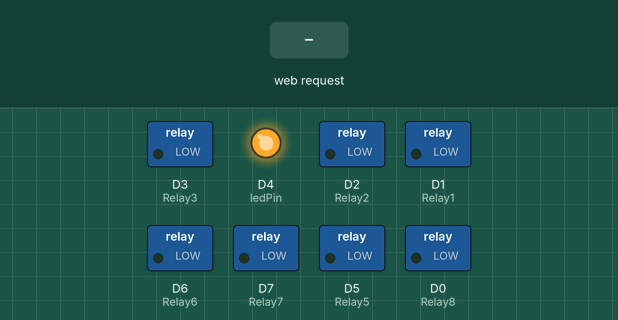
Simulated run of this sketch. Board: ESP8266 (NodeMCU). On the bench: switched loads named in the sketch (green lamp = pin HIGH), output pins drawn as LEDs (lit = HIGH). The inputs (shaded band) are chosen by the test bench. WiFi joins after 1.5 s; servers stay silent unless stated; what the sketch prints to the serial monitor is not drawn.

Above: at 2.7 s.
2.8 s: HTTP request GET /?req=ON1 received
At 4.0 s:
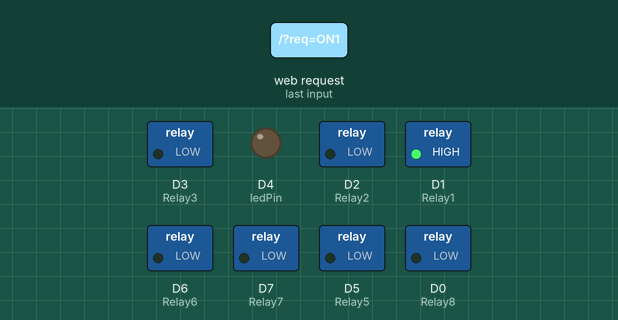
4.3 s: HTTP request GET /?req=OFF received
At 5.3 s:
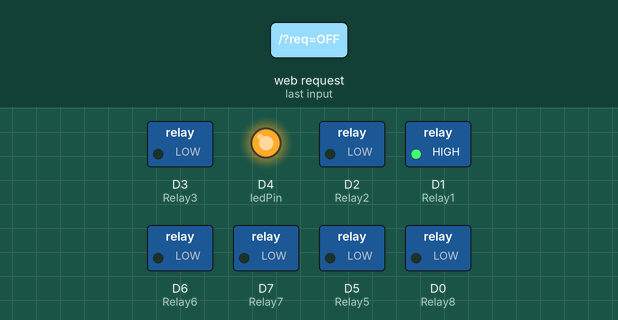
5.8 s: HTTP request GET /?req=ON2 received
At 6.4 s:
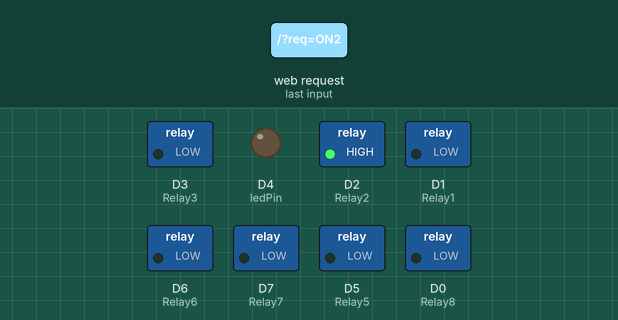
7.3 s: HTTP request GET /?req=OFF1 received
At 7.6 s:
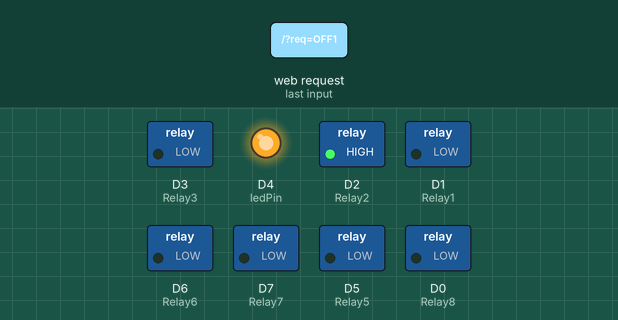
8.8 s: HTTP request GET /?req=ON3 received
At 9.9 s:
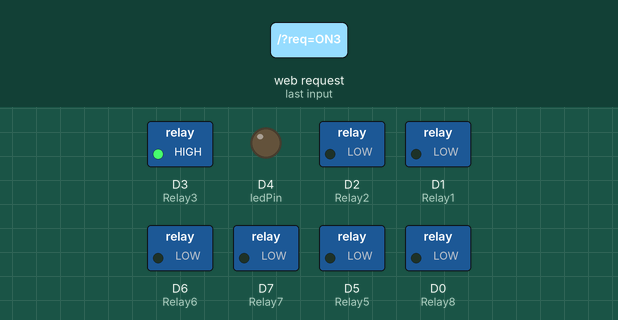
10.3 s: HTTP request GET /?req=OFF2 received
At 11.0 s:
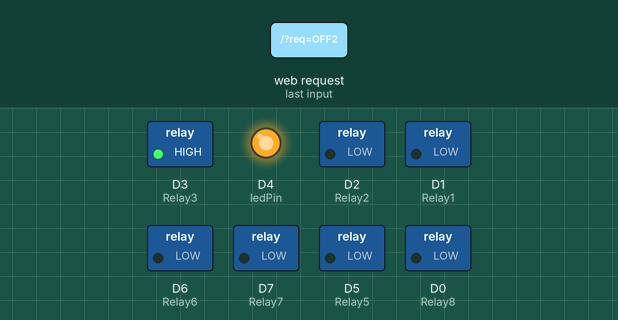
Timing chart, 0 to 12.8 s (numbered marks = the images above; inputs shaded):
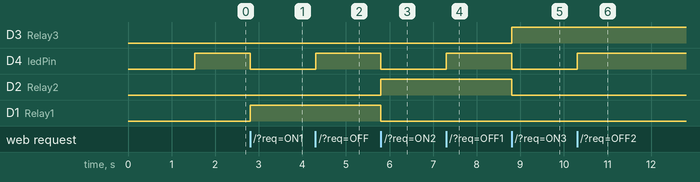

The sketch:

6RelayProgram.ino
```cpp
#include <Stepper.h>

#include <ESP8266WiFi.h>

const char* ssid = "sumit"; // SSID i.e. Service Set Identifier is the name of your WIFI
const char* password = "12341234"; // Your Wifi password, in case you have open network comment the whole statement.

int ledPin = LED_BUILTIN; // GPIO13 or for NodeMCU you can directly write D7
const int Relay1 = D1;
const int Relay2 = D2;
const int Relay3 = D3;
const int Relay4 = D4;
const int Relay5 = D5;
const int Relay6 = D6;
const int Relay7 = D7;
const int Relay8 = D0;
WiFiServer server(80); // Creates a server that listens for incoming connections on the specified port, here in this case port is 80.

void setup() {
  Serial.begin(9600);
  delay(10);
  setAllPin();//seting D0 to D7 & LedPin as OUTPUT
  digitalWrite(ledPin, LOW);
  connectWiFi(ssid, password); //connect to WiFi Network
}

void loop() {
  // Check if a client has connected
  WiFiClient client = server.available();
  if (!client) {
    return;
  }

  // Wait until the client sends some data
  Serial.println("new client");
  while (!client.available()) {
    delay(1);
  }

  // Read the first line of the request
  String request = client.readStringUntil('\r');
  Serial.println(request);
  client.flush();

  // Match the request
  if (request.indexOf("/?req=ON") != -1) {
    digitalWrite(LED_BUILTIN, LOW); //Turns ON
  }
  if (request.indexOf("/?req=OFF") != -1) {
    digitalWrite(LED_BUILTIN, HIGH); //Turns OFF
  }
  if (request.indexOf("/?req=ON1") != -1) {
    turnOffAll();
    digitalWrite(Relay1, HIGH);
  }
  if (request.indexOf("/?req=OFF1") != -1) {
    digitalWrite(Relay1, LOW);
  }
  if (request.indexOf("/?req=ON2") != -1) {
    turnOffAll();
    digitalWrite(Relay2, HIGH);
  }
  if (request.indexOf("/?req=OFF2") != -1) {
    digitalWrite(Relay2, LOW);
  }
  if (request.indexOf("/?req=ON3") != -1) {
    turnOffAll();
    digitalWrite(Relay3, HIGH);
  }
  if (request.indexOf("/?req=OFF3") != -1) {
    digitalWrite(Relay3, LOW);
  }
  if (request.indexOf("/?req=ON4") != -1) {
    turnOffAll();
    digitalWrite(Relay4, HIGH);
  }
  if (request.indexOf("/?req=OFF4") != -1) {
    digitalWrite(Relay4, LOW);
  }
  if (request.indexOf("/?req=ON5") != -1) {
    turnOffAll();
    digitalWrite(Relay5, HIGH);
  }
  if (request.indexOf("/?req=OFF5") != -1) {
    digitalWrite(Relay5, LOW);
  }
  if (request.indexOf("/?req=ON6") != -1) {
    turnOffAll();
    digitalWrite(Relay6, HIGH);
  }
  if (request.indexOf("/?req=OFF6") != -1) {
    digitalWrite(Relay6, LOW);
  }
  if (request.indexOf("/?req=ON7") != -1) {
    turnOffAll();
    digitalWrite(Relay7, HIGH);
  }
  if (request.indexOf("/?req=OFF7") != -1) {
    digitalWrite(Relay7, LOW);
  }
  if (request.indexOf("/?req=ON8") != -1) {
    turnOffAll();
    digitalWrite(Relay8, HIGH);
  }
  if (request.indexOf("/?req=OFF8") != -1) {
    digitalWrite(Relay8, LOW);
  }
  if (request.indexOf("/?req=OFFALL") != -1) {
    turnOffAll();
  }
  if (request.indexOf("/?req=ONALL") != -1) {
    turnOnAll();
  }

  // Set ledPin according to the request
  //digitalWrite(ledPin, value);

  // Return the response
  client.println("HTTP/1.1 200 OK");
  client.println("Content-Type: text/html");
  client.println(""); //  do not forget this one
  client.println("<!DOCTYPE HTML>");
  client.println("<html>");
  client.println("<head>");
  client.println("<title>ESP8266 Controller</title>");
  client.println("<meta charset=\"utf-8\">");
  client.println("<meta name=\"viewport\" content=\"width=device-width, initial-scale=1\">");
  client.println("<link rel=\"stylesheet\" href=\"https://maxcdn.bootstrapcdn.com/bootstrap/4.3.1/css/bootstrap.min.css\">");
  client.println("<script src=\"https://ajax.googleapis.com/ajax/libs/jquery/3.4.1/jquery.min.js\"></script>");
  client.println("<script src=\"https://maxcdn.bootstrapcdn.com/bootstrap/4.3.1/js/bootstrap.min.js\"></script>");
  client.println("</head>");
  client.print("Led pin is now: ");

  //  if (value == HIGH) {
  //    client.print("On");
  //  } else {
  //    client.print("Off");
  //  }
  client.println("<br><br>");
  client.println("<a href=\"/?req=ON1\"\"><button class=\"btn btn-primary m-2\">Turn ON Relay 1 </button></a>");
  client.println("<a href=\"/?req=OFF1\"\"><button class=\"btn btn-primary m-2\">Turn Off Relay 1 </button></a><br />");
  client.println("<a href=\"/?req=ON2\"\"><button class=\"btn btn-primary m-2\">Turn ON Relay 2 </button></a>");
  client.println("<a href=\"/?req=OFF2\"\"><button class=\"btn btn-primary m-2\">Turn Off Relay 2 </button></a><br />");
  client.println("<a href=\"/?req=ON3\"\"><button class=\"btn btn-primary m-2\">Turn ON Relay 3 </button></a>");
  client.println("<a href=\"/?req=OFF3\"\"><button class=\"btn btn-primary m-2\">Turn Off Relay 3 </button></a><br />");
  client.println("<a href=\"/?req=ON4\"\"><button class=\"btn btn-primary m-2\">Turn ON Relay 4 </button></a>");
  client.println("<a href=\"/?req=OFF4\"\"><button class=\"btn btn-primary m-2\">Turn Off Relay 4 </button></a><br />");
  client.println("<a href=\"/?req=ON5\"\"><button class=\"btn btn-primary m-2\">Turn ON Relay 5 </button></a>");
  client.println("<a href=\"/?req=OFF5\"\"><button class=\"btn btn-primary m-2\">Turn Off Relay 5 </button></a><br />");
  client.println("<a href=\"/?req=ON6\"\"><button class=\"btn btn-primary m-2\">Turn ON Relay 6 </button></a>");
  client.println("<a href=\"/?req=OFF6\"\"><button class=\"btn btn-primary m-2\">Turn Off Relay 6 </button></a><br />");
  client.println("<a href=\"/?req=ON7\"\"><button class=\"btn btn-primary m-2\">Turn ON Relay 7 </button></a>");
  client.println("<a href=\"/?req=OFF7\"\"><button class=\"btn btn-primary m-2\">Turn Off Relay 7 </button></a><br />");
  client.println("<a href=\"/?req=ON8\"\"><button class=\"btn btn-primary m-2\">Turn ON Relay 8 </button></a>");
  client.println("<a href=\"/?req=OFF8\"\"><button class=\"btn btn-primary m-2\">Turn Off Relay 8 </button></a><br />");
  client.println("<a href=\"/?req=OFFALL\"\"><button class=\"btn btn-primary m-2\">Turn Off All </button></a><br />");
  client.println("</html>");

  delay(1);
  Serial.println("Client disonnected");
  Serial.println("");

}

void connectWiFi(const char* ssid, const char* password) {
  // Connect to WiFi network
  Serial.println();
  Serial.println();
  Serial.print("Connecting to ");
  Serial.println(ssid);

  WiFi.begin(ssid, password);

  while (WiFi.status() != WL_CONNECTED) {
    delay(500);
    Serial.print(".");
  }
  Serial.println("");
  Serial.println("WiFi connected");

  // Start the server
  server.begin();
  Serial.println("Server started");

  // Print the IP address
  Serial.print("Use this URL to connect: ");
  Serial.print("http://");
  Serial.print(WiFi.localIP()); //Gets the WiFi shield's IP address and Print the IP address of serial monitor
  Serial.println("/");

  digitalWrite(ledPin, HIGH);
}

void setAllPin() {

  pinMode(D0, OUTPUT);
  pinMode(D1, OUTPUT);
  pinMode(D2, OUTPUT);
  pinMode(D3, OUTPUT);
  pinMode(D4, OUTPUT);
  pinMode(D5, OUTPUT);
  pinMode(D6, OUTPUT);
  pinMode(D7, OUTPUT);
  pinMode(ledPin, OUTPUT);
}
void turnOffAll() {
  digitalWrite(D0, LOW);
  digitalWrite(D1, LOW);
  digitalWrite(D2, LOW);
  digitalWrite(D3, LOW);
  digitalWrite(D4, LOW);
  digitalWrite(D5, LOW);
  digitalWrite(D6, LOW);
  digitalWrite(D7, LOW);
}
void turnOnAll() {
  digitalWrite(D0, HIGH);
  digitalWrite(D1, HIGH);
  digitalWrite(D2, HIGH);
  digitalWrite(D3, HIGH);
  digitalWrite(D4, HIGH);
  digitalWrite(D5, HIGH);
  digitalWrite(D6, HIGH);
  digitalWrite(D7, HIGH);

}
```

Measured:
- after the input at 2.8 s, D4 (ledPin): HIGH → LOW at once; D1 (Relay1): LOW → HIGH at once
- after the input at 4.3 s, D4 (ledPin): LOW → HIGH at once
- after the input at 5.8 s, D4 (ledPin), D1 (Relay1): HIGH → LOW at once; D2 (Relay2): LOW → HIGH at once
- after the input at 7.3 s, D4 (ledPin): LOW → HIGH at once
- after the input at 8.8 s, D3 (Relay3): LOW → HIGH at once; D4 (ledPin), D2 (Relay2): HIGH → LOW at once
- after the input at 10.3 s, D4 (ledPin): LOW → HIGH at once
